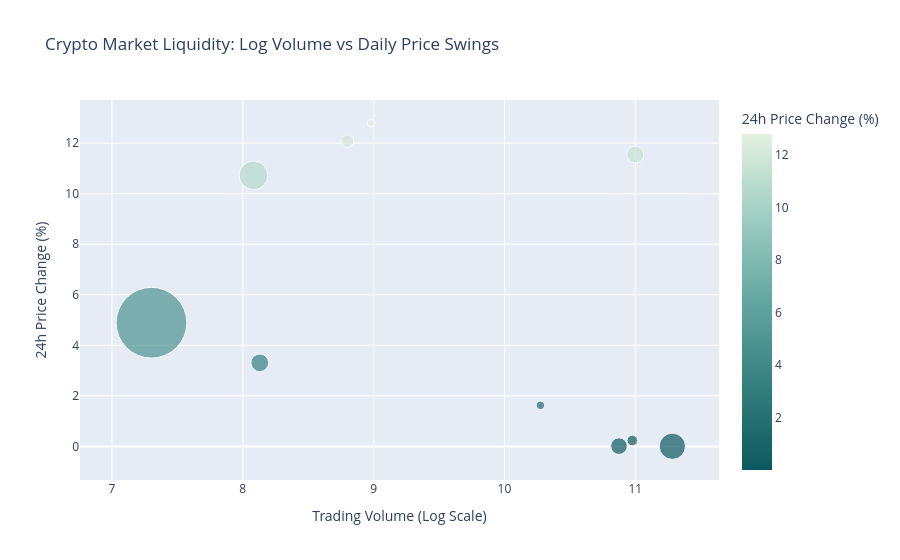

Notebook code cell kept with this figure:
### Code cell
# Visualizing Volume vs Price 

hover_data = ['name','log_volume','24h_price_change_pct','current_price']

fig = px.scatter(
    df,x='log_volume',y='24h_price_change_pct',
    size='pct_share_market',
    hover_data=hover_data,
    color='24h_price_change_pct',
    color_continuous_scale=px.colors.sequential.Mint_r,
    size_max=50,
    title='Crypto Market Liquidity: Log Volume vs Daily Price Swings',
    labels={
        'log_volume': 'Trading Volume (Log Scale)',
        '24h_price_change_pct': '24h Price Change (%)',
        'pct_share_market': 'Market Share Dominance (%)'}
)

fig.show()

fig.write_html('volume_tracking_price.html')

### Figure 1 — Plotly figure (JSON) as saved in the notebook; plotly's stock layout.template omitted (floating-point values rounded to 4 significant figures)
{"data": [{"customdata": [["Bitcoin", 67200], ["Ethereum", 1843.0], ["Tether", 0.9994], ["Binancecoin", 628.1], ["Ripple", 1.27], ["Usd-Coin", 0.9999], ["Solana", 75.74], ["Tron", 0.3191], ["Figure-Heloc", 1.031], ["Hyperliquid", 68.05]], "hovertemplate": "Trading Volume (Log Scale)=%{x}<br>24h Price Change (%)=%{marker.color}<br>Market Share Dominance (%)=%{marker.size}<br>name=%{customdata[0]}<br>current_price=%{customdata[1]}<extra></extra>", "legendgroup": "", "marker": {"color": [4.894, 10.73, 0.00349, 3.307, 11.55, 0.01062, 12.08, 0.2341, 1.624, 12.79], "coloraxis": "coloraxis", "size": [64.06, 10.58, 8.864, 4.028, 3.735, 3.567, 2.087, 1.439, 0.9222, 0.719], "sizemode": "area", "sizeref": 0.02562, "symbol": "circle"}, "mode": "markers", "name": "", "orientation": "v", "showlegend": false, "type": "scatter", "x": [7.302, 8.082, 11.28, 8.13, 11.0, 10.88, 8.798, 10.98, 10.27, 8.98], "xaxis": "x", "y": [4.894, 10.73, 0.00349, 3.307, 11.55, 0.01062, 12.08, 0.2341, 1.624, 12.79], "yaxis": "y"}], "layout": {"coloraxis": {"colorbar": {"title": {"text": "24h Price Change (%)"}}, "colorscale": [[0, "rgb(13, 88, 95)"], [0.1667, "rgb(40, 114, 116)"], [0.3333, "rgb(68, 140, 138)"], [0.5, "rgb(99, 166, 160)"], [0.6667, "rgb(137, 192, 182)"], [0.8333, "rgb(180, 217, 204)"], [1, "rgb(228, 241, 225)"]]}, "legend": {"itemsizing": "constant", "tracegroupgap": 0}, "title": {"text": "Crypto Market Liquidity: Log Volume vs Daily Price Swings"}, "xaxis": {"anchor": "y", "domain": [0, 1], "title": {"text": "Trading Volume (Log Scale)"}}, "yaxis": {"anchor": "x", "domain": [0, 1], "title": {"text": "24h Price Change (%)"}}}}
